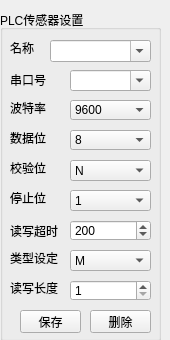
<?xml version="1.0" encoding="UTF-8"?>
<ui version="4.0">
 <class>PlcSrConfig</class>
 <widget class="QWidget" name="PlcSrConfig">
  <property name="geometry">
   <rect>
    <x>0</x>
    <y>0</y>
    <width>170</width>
    <height>340</height>
   </rect>
  </property>
  <property name="windowTitle">
   <string>Form</string>
  </property>
  <widget class="QGroupBox" name="plcGrpBox">
   <property name="geometry">
    <rect>
     <x>0</x>
     <y>10</y>
     <width>161</width>
     <height>331</height>
    </rect>
   </property>
   <property name="title">
    <string>PLC传感器设置</string>
   </property>
   <widget class="QLabel" name="portIdLb">
    <property name="geometry">
     <rect>
      <x>10</x>
      <y>60</y>
      <width>41</width>
      <height>20</height>
     </rect>
    </property>
    <property name="sizePolicy">
     <sizepolicy hsizetype="Preferred" vsizetype="Fixed">
      <horstretch>0</horstretch>
      <verstretch>0</verstretch>
     </sizepolicy>
    </property>
    <property name="text">
     <string>串口号</string>
    </property>
   </widget>
   <widget class="QComboBox" name="portIdCbBox">
    <property name="enabled">
     <bool>true</bool>
    </property>
    <property name="geometry">
     <rect>
      <x>70</x>
      <y>60</y>
      <width>81</width>
      <height>21</height>
     </rect>
    </property>
    <property name="cursor">
     <cursorShape>OpenHandCursor</cursorShape>
    </property>
    <property name="editable">
     <bool>true</bool>
    </property>
   </widget>
   <widget class="QLabel" name="baudRateLb">
    <property name="geometry">
     <rect>
      <x>10</x>
      <y>90</y>
      <width>41</width>
      <height>16</height>
     </rect>
    </property>
    <property name="sizePolicy">
     <sizepolicy hsizetype="Preferred" vsizetype="Fixed">
      <horstretch>0</horstretch>
      <verstretch>0</verstretch>
     </sizepolicy>
    </property>
    <property name="text">
     <string>波特率</string>
    </property>
   </widget>
   <widget class="QComboBox" name="baudRateCbBox">
    <property name="enabled">
     <bool>true</bool>
    </property>
    <property name="geometry">
     <rect>
      <x>70</x>
      <y>90</y>
      <width>81</width>
      <height>20</height>
     </rect>
    </property>
    <property name="cursor">
     <cursorShape>PointingHandCursor</cursorShape>
    </property>
    <property name="mouseTracking">
     <bool>false</bool>
    </property>
    <property name="currentIndex">
     <number>12</number>
    </property>
    <item>
     <property name="text">
      <string>50</string>
     </property>
    </item>
    <item>
     <property name="text">
      <string>75</string>
     </property>
    </item>
    <item>
     <property name="text">
      <string>110</string>
     </property>
    </item>
    <item>
     <property name="text">
      <string>134</string>
     </property>
    </item>
    <item>
     <property name="text">
      <string>150</string>
     </property>
    </item>
    <item>
     <property name="text">
      <string>200</string>
     </property>
    </item>
    <item>
     <property name="text">
      <string>300</string>
     </property>
    </item>
    <item>
     <property name="text">
      <string>600</string>
     </property>
    </item>
    <item>
     <property name="text">
      <string>1200</string>
     </property>
    </item>
    <item>
     <property name="text">
      <string>1800</string>
     </property>
    </item>
    <item>
     <property name="text">
      <string>2400</string>
     </property>
    </item>
    <item>
     <property name="text">
      <string>4800</string>
     </property>
    </item>
    <item>
     <property name="text">
      <string>9600</string>
     </property>
    </item>
    <item>
     <property name="text">
      <string>14400</string>
     </property>
    </item>
    <item>
     <property name="text">
      <string>19200</string>
     </property>
    </item>
    <item>
     <property name="text">
      <string>38400</string>
     </property>
    </item>
    <item>
     <property name="text">
      <string>56000</string>
     </property>
    </item>
    <item>
     <property name="text">
      <string>57600</string>
     </property>
    </item>
    <item>
     <property name="text">
      <string>76800</string>
     </property>
    </item>
    <item>
     <property name="text">
      <string>115200</string>
     </property>
    </item>
    <item>
     <property name="text">
      <string>128000</string>
     </property>
    </item>
    <item>
     <property name="text">
      <string>256000</string>
     </property>
    </item>
   </widget>
   <widget class="QLabel" name="dataBitsLb">
    <property name="geometry">
     <rect>
      <x>10</x>
      <y>120</y>
      <width>41</width>
      <height>16</height>
     </rect>
    </property>
    <property name="sizePolicy">
     <sizepolicy hsizetype="Preferred" vsizetype="Fixed">
      <horstretch>0</horstretch>
      <verstretch>0</verstretch>
     </sizepolicy>
    </property>
    <property name="text">
     <string>数据位</string>
    </property>
   </widget>
   <widget class="QComboBox" name="dataBitsCbBox">
    <property name="enabled">
     <bool>true</bool>
    </property>
    <property name="geometry">
     <rect>
      <x>70</x>
      <y>120</y>
      <width>81</width>
      <height>20</height>
     </rect>
    </property>
    <property name="cursor">
     <cursorShape>PointingHandCursor</cursorShape>
    </property>
    <property name="currentIndex">
     <number>3</number>
    </property>
    <item>
     <property name="text">
      <string>5</string>
     </property>
    </item>
    <item>
     <property name="text">
      <string>6</string>
     </property>
    </item>
    <item>
     <property name="text">
      <string>7</string>
     </property>
    </item>
    <item>
     <property name="text">
      <string>8</string>
     </property>
    </item>
   </widget>
   <widget class="QLabel" name="parityLb">
    <property name="geometry">
     <rect>
      <x>10</x>
      <y>150</y>
      <width>41</width>
      <height>16</height>
     </rect>
    </property>
    <property name="sizePolicy">
     <sizepolicy hsizetype="Preferred" vsizetype="Fixed">
      <horstretch>0</horstretch>
      <verstretch>0</verstretch>
     </sizepolicy>
    </property>
    <property name="text">
     <string>校验位</string>
    </property>
   </widget>
   <widget class="QComboBox" name="parityCbBox">
    <property name="enabled">
     <bool>true</bool>
    </property>
    <property name="geometry">
     <rect>
      <x>70</x>
      <y>150</y>
      <width>81</width>
      <height>21</height>
     </rect>
    </property>
    <property name="cursor">
     <cursorShape>PointingHandCursor</cursorShape>
    </property>
    <item>
     <property name="text">
      <string>N</string>
     </property>
    </item>
    <item>
     <property name="text">
      <string>O</string>
     </property>
    </item>
    <item>
     <property name="text">
      <string>E</string>
     </property>
    </item>
   </widget>
   <widget class="QComboBox" name="stopBitsCbBox">
    <property name="enabled">
     <bool>true</bool>
    </property>
    <property name="geometry">
     <rect>
      <x>70</x>
      <y>180</y>
      <width>81</width>
      <height>21</height>
     </rect>
    </property>
    <property name="cursor">
     <cursorShape>PointingHandCursor</cursorShape>
    </property>
    <item>
     <property name="text">
      <string>1</string>
     </property>
    </item>
    <item>
     <property name="text">
      <string>1.5</string>
     </property>
    </item>
    <item>
     <property name="text">
      <string>2</string>
     </property>
    </item>
   </widget>
   <widget class="QLabel" name="rwDelayLb">
    <property name="geometry">
     <rect>
      <x>10</x>
      <y>210</y>
      <width>51</width>
      <height>21</height>
     </rect>
    </property>
    <property name="sizePolicy">
     <sizepolicy hsizetype="Preferred" vsizetype="Fixed">
      <horstretch>0</horstretch>
      <verstretch>0</verstretch>
     </sizepolicy>
    </property>
    <property name="text">
     <string>读写超时</string>
    </property>
   </widget>
   <widget class="QSpinBox" name="delaySpBox">
    <property name="enabled">
     <bool>true</bool>
    </property>
    <property name="geometry">
     <rect>
      <x>70</x>
      <y>210</y>
      <width>81</width>
      <height>21</height>
     </rect>
    </property>
    <property name="cursor">
     <cursorShape>PointingHandCursor</cursorShape>
    </property>
    <property name="minimum">
     <number>10</number>
    </property>
    <property name="maximum">
     <number>5000</number>
    </property>
    <property name="singleStep">
     <number>100</number>
    </property>
    <property name="value">
     <number>200</number>
    </property>
   </widget>
   <widget class="QLabel" name="typeLb">
    <property name="geometry">
     <rect>
      <x>10</x>
      <y>240</y>
      <width>51</width>
      <height>16</height>
     </rect>
    </property>
    <property name="text">
     <string>类型设定</string>
    </property>
   </widget>
   <widget class="QComboBox" name="typeCbBox">
    <property name="enabled">
     <bool>true</bool>
    </property>
    <property name="geometry">
     <rect>
      <x>70</x>
      <y>240</y>
      <width>81</width>
      <height>21</height>
     </rect>
    </property>
    <property name="cursor">
     <cursorShape>PointingHandCursor</cursorShape>
    </property>
    <property name="editable">
     <bool>false</bool>
    </property>
    <item>
     <property name="text">
      <string>M</string>
     </property>
    </item>
    <item>
     <property name="text">
      <string>D</string>
     </property>
    </item>
    <item>
     <property name="text">
      <string>X</string>
     </property>
    </item>
    <item>
     <property name="text">
      <string>Y</string>
     </property>
    </item>
   </widget>
   <widget class="QLabel" name="rwLenLb">
    <property name="geometry">
     <rect>
      <x>10</x>
      <y>270</y>
      <width>51</width>
      <height>16</height>
     </rect>
    </property>
    <property name="text">
     <string>读写长度</string>
    </property>
   </widget>
   <widget class="QSpinBox" name="rwLenSpBox">
    <property name="enabled">
     <bool>true</bool>
    </property>
    <property name="geometry">
     <rect>
      <x>70</x>
      <y>270</y>
      <width>81</width>
      <height>21</height>
     </rect>
    </property>
    <property name="cursor">
     <cursorShape>PointingHandCursor</cursorShape>
    </property>
    <property name="minimum">
     <number>1</number>
    </property>
    <property name="maximum">
     <number>255</number>
    </property>
   </widget>
   <widget class="QLabel" name="nameLb">
    <property name="geometry">
     <rect>
      <x>10</x>
      <y>30</y>
      <width>31</width>
      <height>16</height>
     </rect>
    </property>
    <property name="text">
     <string>名称</string>
    </property>
   </widget>
   <widget class="QComboBox" name="nameCbBox">
    <property name="geometry">
     <rect>
      <x>50</x>
      <y>30</y>
      <width>101</width>
      <height>22</height>
     </rect>
    </property>
    <property name="cursor">
     <cursorShape>PointingHandCursor</cursorShape>
    </property>
    <property name="contextMenuPolicy">
     <enum>Qt::CustomContextMenu</enum>
    </property>
    <property name="editable">
     <bool>true</bool>
    </property>
   </widget>
   <widget class="QLabel" name="stopBitsLb">
    <property name="geometry">
     <rect>
      <x>10</x>
      <y>180</y>
      <width>41</width>
      <height>16</height>
     </rect>
    </property>
    <property name="text">
     <string>停止位</string>
    </property>
   </widget>
   <widget class="QPushButton" name="applyBtn">
    <property name="geometry">
     <rect>
      <x>20</x>
      <y>300</y>
      <width>61</width>
      <height>23</height>
     </rect>
    </property>
    <property name="text">
     <string>保存</string>
    </property>
   </widget>
   <widget class="QPushButton" name="delBtn">
    <property name="geometry">
     <rect>
      <x>90</x>
      <y>300</y>
      <width>61</width>
      <height>23</height>
     </rect>
    </property>
    <property name="text">
     <string>删除</string>
    </property>
   </widget>
  </widget>
 </widget>
 <resources/>
 <connections/>
</ui>
